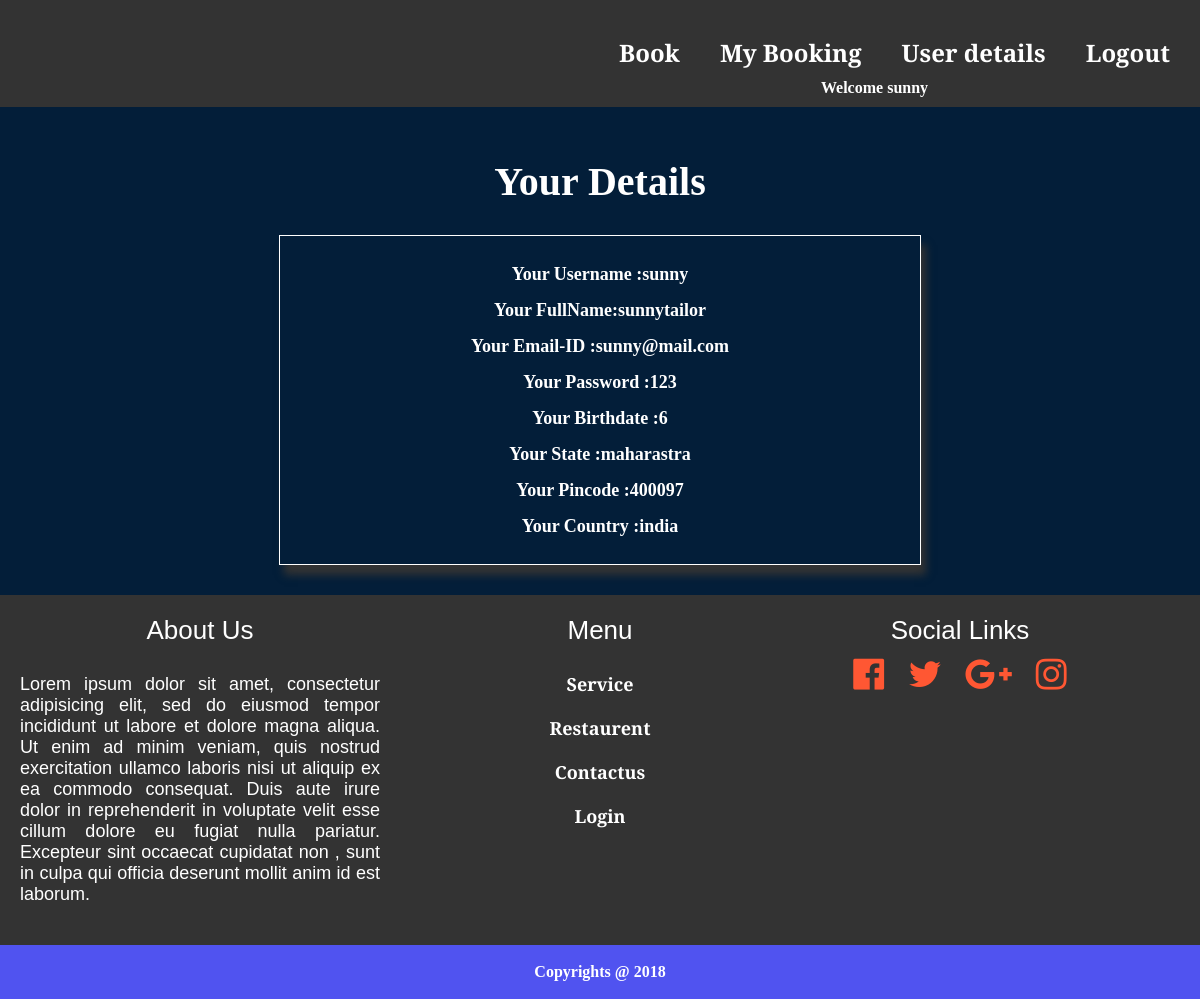
Screenshot of /udetails.php (signed in) with the database file from the repository.
### tables this page shows
CREATE TABLE `reg` (
  `id` int(11) NOT NULL,
  `uname` varchar(20) NOT NULL,
  `fname` varchar(20) NOT NULL,
  `mail` varchar(20) NOT NULL,
  `password` varchar(20) NOT NULL,
  `number` int(11) NOT NULL,
  `dob` int(11) NOT NULL,
  `state` varchar(20) NOT NULL,
  `code` int(11) NOT NULL,
  `country` varchar(20) NOT NULL
);

### udetails.php (the view, shortened to what this page needs)
<!DOCTYPE html>
<html>
<head>
	<link rel="stylesheet" type="text/css" href="css/style2.css">
</head>
<body>
<header>
<nav>
	<ul>
		<li><a href="usermain.php">Book</a></li>
		<li><a href="mybook.php">My Booking</a></li>
		<li><a href="udetails.php">User details</a></li>
		<li><a href="logout.php">Logout</a></li>
	</ul>
	<?php
		$username=$_SESSION['uname'];
		echo "Welcome $username";
		?>
</nav>
</header>
<h1>Your Details</h1>
<?php
$conn= new mysqli("localhost:3306","jiofreet_hotel","hotel@123","jiofreet_hotel");
$result = $conn->query("select * from reg where uname='$username'");
if($result->num_rows > 0)
{
	while ($row=$result->fetch_assoc())
	{
		if(($row['uname'] == $username))
		echo '<div class="userde">';
		echo"Your Username :".$row['uname']."<br>";
		echo"Your FullName:".$row['fname']."<br>";
		echo"Your Email-ID :".$row['mail']."<br>";
		echo"Your Password :".$row['password']."<br>";
		echo"Your Birthdate :".$row['dob']."<br>";
		echo"Your State :".$row['state']."<br>";
		echo"Your Pincode :".$row['code']."<br>";
		echo"Your Country :".$row['country']."<br>";
		echo '</div>';
	}
}
else
echo"Invalid Id/User name";
?>
</body>
</html>

### css/style2.css (style rules this page uses)
body { margin: 0; background-color: #031E39; color: white; font-weight: bold; text-align: center; overflow-x: hidden; padding:0; }
h1 { font-size: 250%; font-weight: 700; text-align: center; padding-top: 2%; }
nav { float: right; padding: 10px; }
ul { list-style-type: none; }
header { margin: 0; padding: 0; overflow: hidden; background-color: #333; }
nav ul li { font-family: 'alegreya sans',sans-serif; font-size: 150%; display: inline-block; float: left; padding: 10px; }
nav ul li a { color: #fff; padding: 10px; text-decoration: none; }
::placeholder { color: #5B5958; padding: 5px; }
footer { height: 350px; width: 100%; background-color: #333; color: #fff; }
.footer1 { width: 30%; float: left; text-align: center; padding-top: 20px; padding-left: 20px; }
footer h3 { padding: 0; font-weight: 400; font-size: 26px; text-align: center; font-family: 'alegreya sans',sans-serif; margin: 0; }
footer .fa { padding: 10px; font-size: 36px; color: #FF5733; text-align: center; margin: 0; }
footer .left1 { padding-left: 40px; }
footer p { font-size: 18px; text-align: center; font-weight: 400; padding: 10px 0; font-family: 'alegreya sans',sans-serif; text-align: justify; }
footer li { color: #fff; padding: 10px; }
footer li a { color: #fff; text-decoration: none; font-size: 18px; text-align: center; margin: 10px; font-family: 'alegreya sans',sans-serif; }
.footer2 { background-color: #5053F0; color: #fff; padding: 2px; text-align: center; }

### udetails.php (style rules this page uses)
.userde { font-size: 18px; padding: 20px; line-height: 2; border:1px solid; box-shadow: 5px 10px 8px #333; margin: 30px auto; width: 50%; }

### rows the page displays
reg: uname "sunny", fname "sunnytailor", mail "sunny@mail.com", password "123", dob "6", state "maharastra", code "400097", country "india"

### other values shown
$username "sunny"
